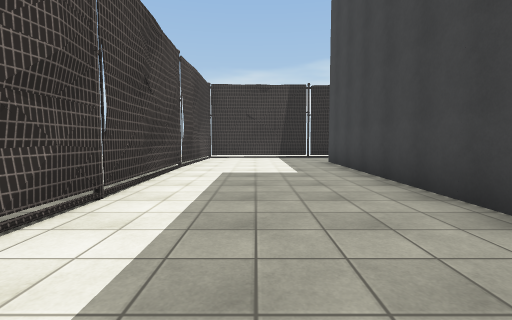
view 1 (above)

24 first-person views from a walk through a 3-D level made in the Unity game engine. The camera is 1.3 m above the floor, tilts 4° down and sees 85° across. The floor is counted in squares, 2 m on a side. Each view is taken from the middle of a square. On the plan, view 1 faces up. The plan holds only what a view shows up to about 9 squares ahead; the rest is blank. The place goes on beyond the plan. The player character is not drawn. Some surface patterns are stand-ins.

view 2
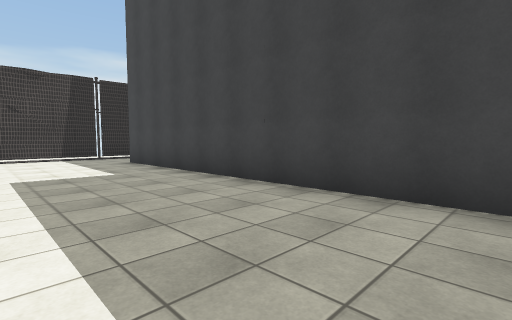

view 3
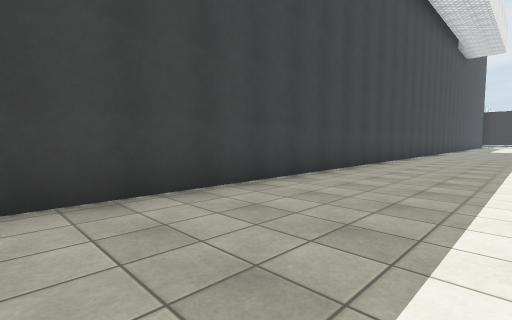

view 4
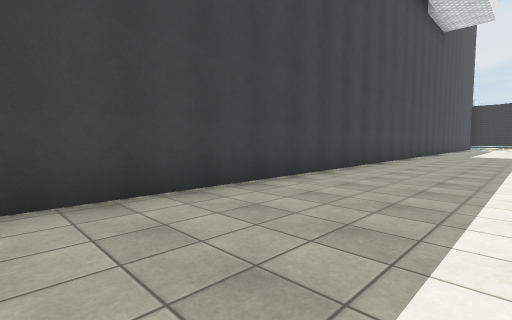

view 5
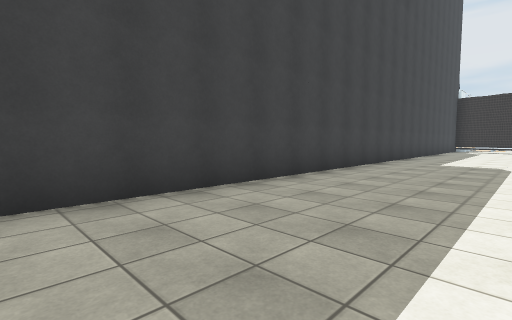

view 6
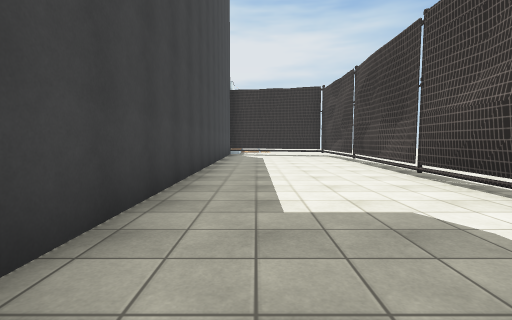

view 7
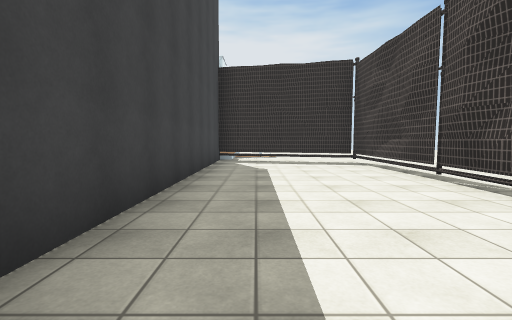

view 8
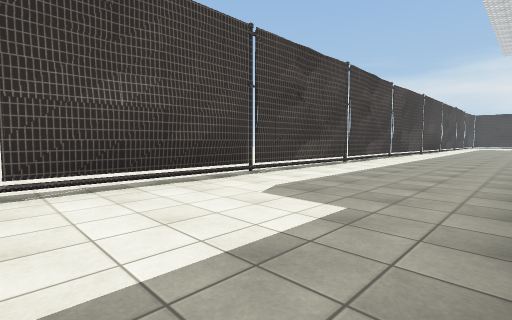

view 9
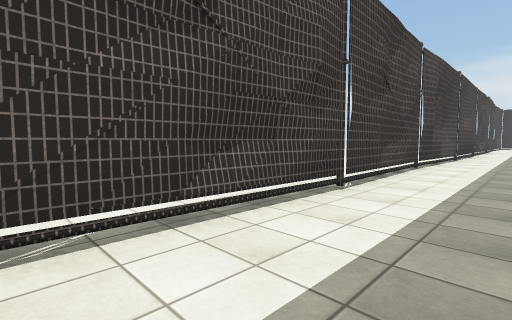

view 10
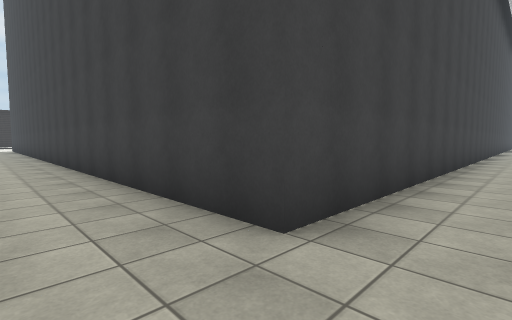

view 11
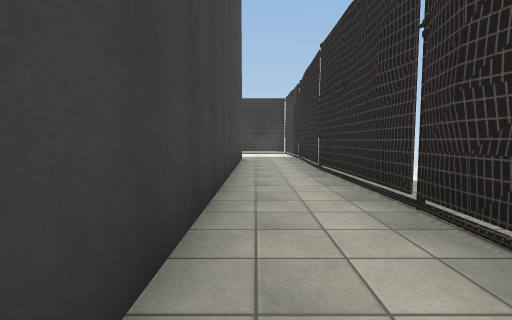

view 12
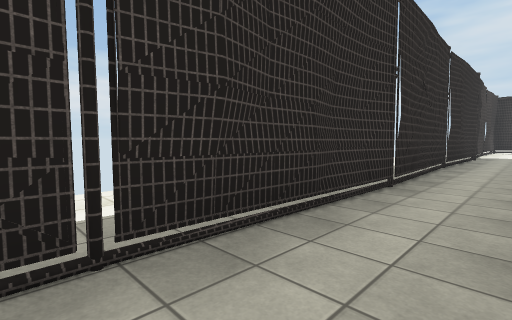

view 13
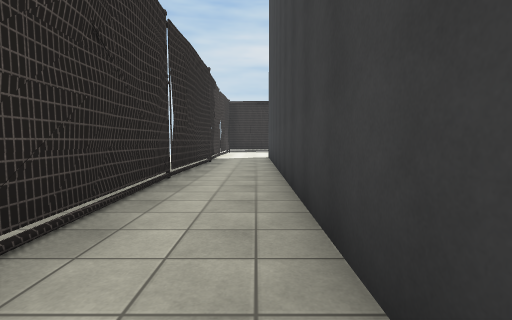

view 14
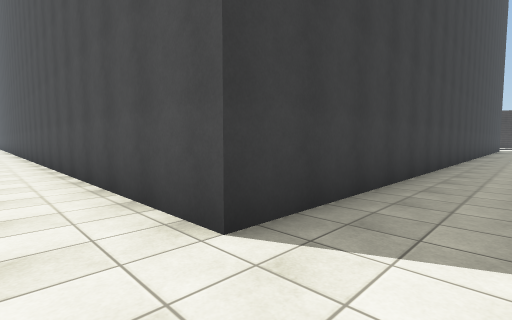

view 15
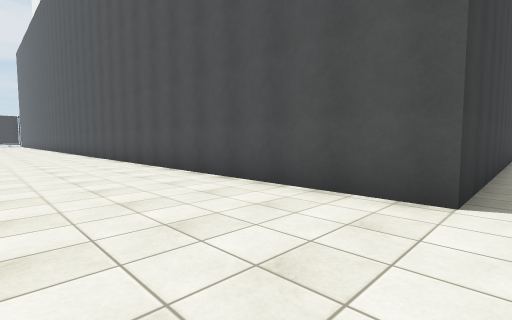

view 16
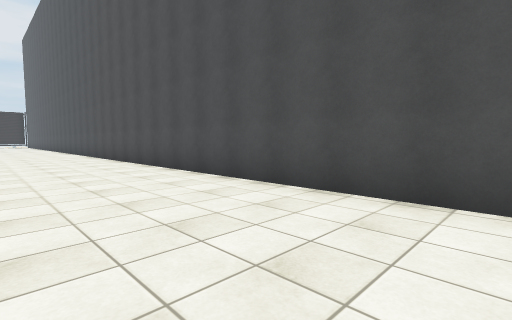

view 17
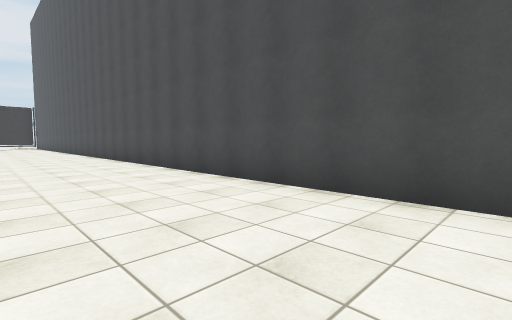

view 18
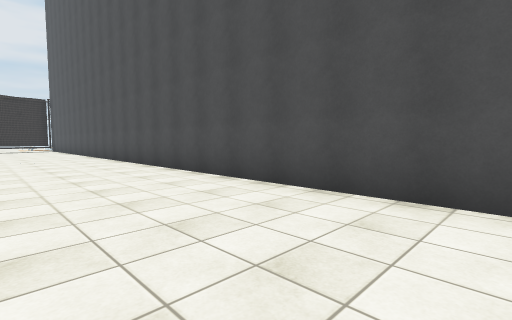

view 19
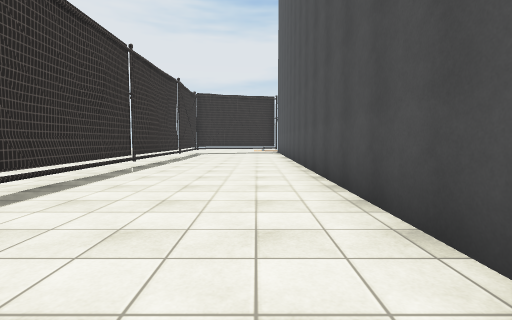

view 20
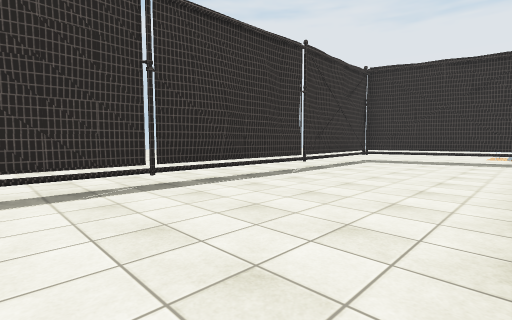

view 21
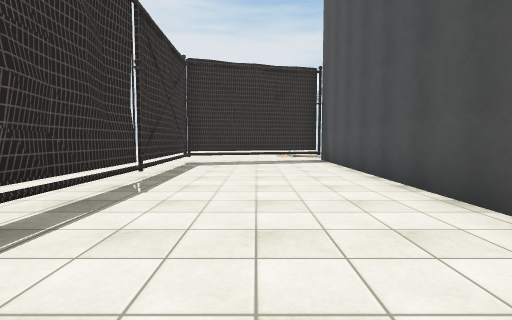

view 22
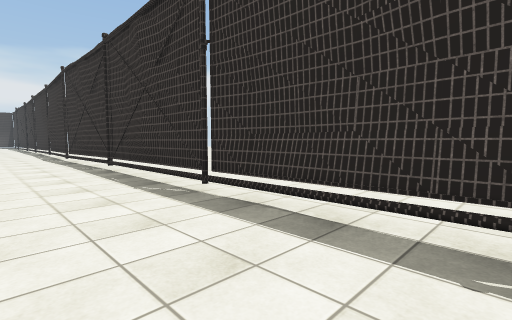

view 23
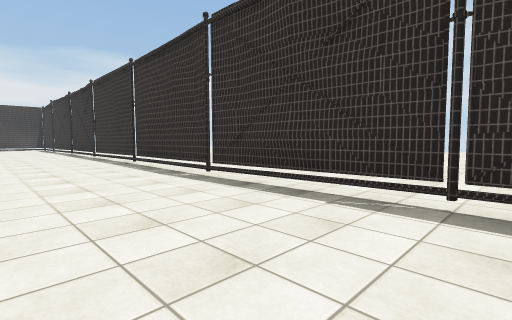

view 24
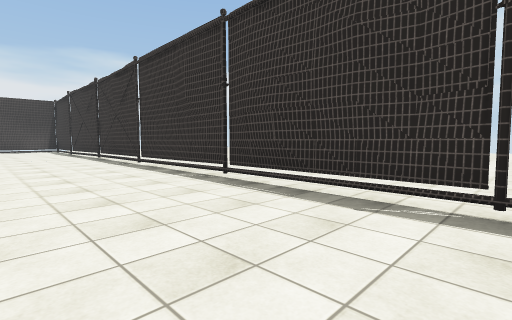

### Floor plan
Key: @ floor where view 1 was taken; # wall or solid block; x gap in a wall; . floor; T thing the floor can be seen under or through; O other object.
Columns run from 2 left of view 1 to 28 right of it. Each row starts with its distance up from view 1.
 11  ##########x###########x
 10   .........................
  9 #............................
  8 #....####################....
  7 #....#                  #....
  6 #....#                  #....
  5 #....#                  #....
  4 #....#                  #....
  3 #....#                  #....
  2 #....#                  #....#
  1  ....#                  O....#
  0  .@..#                  O....#.
 -1  ....#                  O.....#
 -2  ....#                  #.....#
 -3  ....#                  #.....#
 -4 #....#                  #....#.
 -5 #....#                  #....#.
 -6 #....#                  #....#.
 -7 #....#                  #....#.
 -8 #....#                  #....x.
 -9 #....#                  #....T.
-10 #....#                  #....T.
-11 #....#                  #....T.
-12 #....#                  #....T.
-13 #....#                  #....T.
-14 #....#                  #....T.
-15 #....#                  #....T.
-16 #....#                  #....T.
-17 #....#                  #....T.
-18 #....#                  #....T.
-19 #....#                  #....x.
-20 #....#                  #....T.
-21 #....#                  #....T.
-22 #....#                  #....T.
-23 #....#                  #....T.
-24 #....#                  #....T.
-25 #....#                  #....T.
-26 #....#                  #....#.
-27 .#####                  #.###..
-28                           ..

Positions as (right, up) in squares from view 1, and headings:
1: (0, 0), facing up
2: (-1, 0), facing up-right
3: (-1, 3), facing down-right
4: (-1, -3), facing down-right
5: (-1, -8), facing down-right
6: (1, -14), facing down
7: (1, -18), facing down
8: (2, -19), facing up-left
9: (0, -15), facing up-left
10: (1, 10), facing down-right
11: (12, 9), facing left
12: (9, 9), facing up-right
13: (12, 9), facing right
14: (24, 10), facing down-left
15: (26, 9), facing down-left
16: (26, 4), facing down-left
17: (26, -1), facing down-left
18: (26, -7), facing down-left
19: (24, -12), facing down
20: (23, -17), facing down-right
21: (25, -18), facing down
22: (25, -18), facing up-right
23: (24, -12), facing up-right
24: (24, -8), facing up-right
